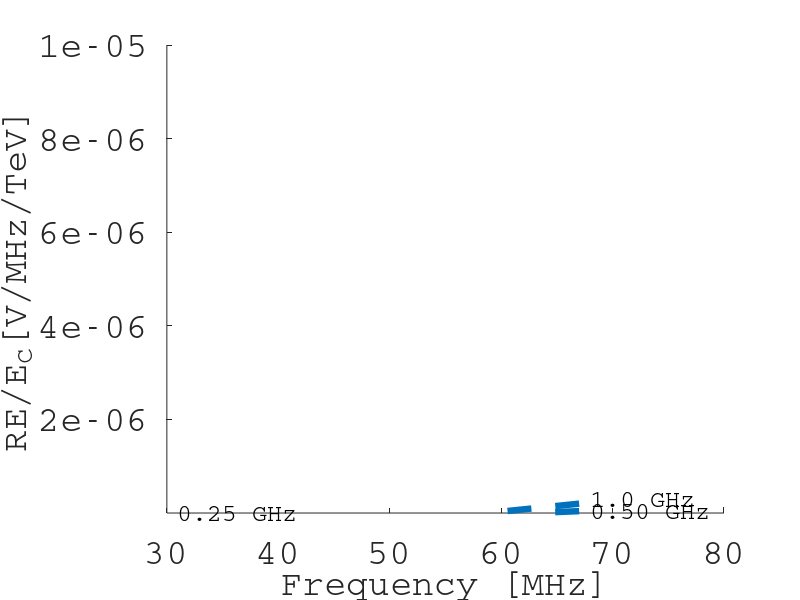

This figure's MATLAB source:
clear; home; close;

fontsize = 26;
fontname = 'Courier';
linewidth = 14.0;
axisVector = [30 80 1e-11 1e-5];

E0 = 1.0e5; %GeV
distance = 1000.0;
min = 1e-11;

%times distance, divided by energy in TeV
prefactor = distance/(E0/1000.0);

%Load the data in a loop
pf_all = [];
theta = [];
f = [];
fileList = dir();
N = length(fileList);
for i=1:N
  filetitle = fileList(i).name;
  if(length(filetitle) > 7 && filetitle(end-3:end)=='.dat' && filetitle(1)=='s')
    data = load(filetitle);
    pf_all = [pf_all data(:,2)];
    theta = [theta data(:,1)];
    p = find(filetitle=='_');
    q = find(filetitle=='.',1,'last');
    f = [f; str2num(filetitle(p+1:q-1))];
    printf(filetitle);
  end
  printf("\n");
  fflush(stdout);
end

%Plotting Section
N = size(pf_all);
N = N(2);
figure(1,'Position',[1,1,150,150]);
hold on;
for i=1:N
    semilogy(theta(:,i),pf_all(:,i)*prefactor,'-','Color',[(N-i)/N (N-i)/N (N-i)/N],'LineWidth',linewidth);
    E = ZHS_Efield(f(i),E0); %V/MHz
    E_zhs = moveOffCone_ZHS(f(i),E,theta(:,i),E0);
    E_zhs = E_zhs/distance*prefactor;
    semilogy(theta(:,i),E_zhs,'--','Color',[(N-i)/N (N-i)/N (N-i)/N],'LineWidth',linewidth);
end
xlabel('Frequency [MHz]');
ylabel('RE/E_{C}[V/MHz/TeV]');
axis(axisVector);

ht1 = text(31,3e-9,'0.25 GHz');
ht2 = text(68,3e-7,'1.0 GHz');
ht3 = text(68,5e-8,'0.50 GHz');

line([67 63],[4e-8 1e-9],'linestyle','--','linewidth',linewidth/3);
line([67 59],[2e-7 5e-9],'linestyle','--','linewidth',linewidth/3);

fn = findall(gcf,'-property','fontname');
set(fn,'fontname',fontname);
fs = findall(gcf,'-property','fontsize');
set(fs,'fontsize',fontsize);
set(gca,'fontsize',fontsize);
set(gca,'fontname',fontname);

set(ht1,'fontsize',18);
set(ht2,'fontsize',18);
set(ht3,'fontsize',18);

print -dpdf 'February20_plot1.pdf'
